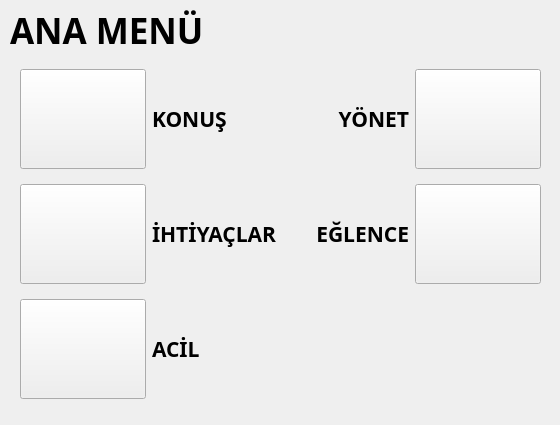
<?xml version="1.0" encoding="UTF-8"?>
<ui version="4.0">
 <class>MainWindow</class>
 <widget class="QWidget" name="MainWindow">
  <property name="windowModality">
   <enum>Qt::NonModal</enum>
  </property>
  <property name="geometry">
   <rect>
    <x>0</x>
    <y>0</y>
    <width>560</width>
    <height>425</height>
   </rect>
  </property>
  <property name="windowTitle">
   <string>MaM Sense</string>
  </property>
  <property name="windowIcon">
   <iconset>
    <normaloff>icons/MAMLOGO.png</normaloff>icons/MAMLOGO.png</iconset>
  </property>
  <widget class="QWidget" name="centralwidget" native="true">
   <property name="geometry">
    <rect>
     <x>0</x>
     <y>0</y>
     <width>560</width>
     <height>425</height>
    </rect>
   </property>
   <widget class="QWidget" name="gridLayoutWidget">
    <property name="geometry">
     <rect>
      <x>20</x>
      <y>60</y>
      <width>521</width>
      <height>351</height>
     </rect>
    </property>
    <layout class="QGridLayout" name="gridLayout">
     <item row="0" column="3">
      <widget class="QPushButton" name="manageButton">
       <property name="minimumSize">
        <size>
         <width>0</width>
         <height>100</height>
        </size>
       </property>
       <property name="text">
        <string/>
       </property>
       <property name="icon">
        <iconset>
         <normaloff>icons/go.png</normaloff>icons/go.png</iconset>
       </property>
       <property name="iconSize">
        <size>
         <width>32</width>
         <height>32</height>
        </size>
       </property>
      </widget>
     </item>
     <item row="0" column="1">
      <widget class="QLabel" name="label">
       <property name="font">
        <font>
         <family>Century Gothic</family>
         <pointsize>16</pointsize>
         <weight>75</weight>
         <bold>true</bold>
        </font>
       </property>
       <property name="text">
        <string>KONUŞ</string>
       </property>
      </widget>
     </item>
     <item row="0" column="0">
      <widget class="QPushButton" name="communicationButton">
       <property name="minimumSize">
        <size>
         <width>0</width>
         <height>100</height>
        </size>
       </property>
       <property name="text">
        <string/>
       </property>
       <property name="icon">
        <iconset>
         <normaloff>icons/go.png</normaloff>icons/go.png</iconset>
       </property>
       <property name="iconSize">
        <size>
         <width>32</width>
         <height>32</height>
        </size>
       </property>
      </widget>
     </item>
     <item row="1" column="0">
      <widget class="QPushButton" name="needsButton">
       <property name="minimumSize">
        <size>
         <width>0</width>
         <height>100</height>
        </size>
       </property>
       <property name="text">
        <string/>
       </property>
       <property name="icon">
        <iconset>
         <normaloff>icons/go.png</normaloff>icons/go.png</iconset>
       </property>
       <property name="iconSize">
        <size>
         <width>32</width>
         <height>32</height>
        </size>
       </property>
      </widget>
     </item>
     <item row="0" column="2">
      <widget class="QLabel" name="label_2">
       <property name="font">
        <font>
         <family>Century Gothic</family>
         <pointsize>16</pointsize>
         <weight>75</weight>
         <bold>true</bold>
        </font>
       </property>
       <property name="text">
        <string>YÖNET</string>
       </property>
       <property name="alignment">
        <set>Qt::AlignRight|Qt::AlignTrailing|Qt::AlignVCenter</set>
       </property>
      </widget>
     </item>
     <item row="1" column="1">
      <widget class="QLabel" name="label_5">
       <property name="font">
        <font>
         <family>Century Gothic</family>
         <pointsize>16</pointsize>
         <weight>75</weight>
         <bold>true</bold>
        </font>
       </property>
       <property name="text">
        <string>İHTİYAÇLAR</string>
       </property>
      </widget>
     </item>
     <item row="1" column="2">
      <widget class="QLabel" name="label_6">
       <property name="font">
        <font>
         <family>Century Gothic</family>
         <pointsize>16</pointsize>
         <weight>75</weight>
         <bold>true</bold>
        </font>
       </property>
       <property name="text">
        <string>EĞLENCE</string>
       </property>
       <property name="alignment">
        <set>Qt::AlignRight|Qt::AlignTrailing|Qt::AlignVCenter</set>
       </property>
      </widget>
     </item>
     <item row="1" column="3">
      <widget class="QPushButton" name="entertainmentButton">
       <property name="minimumSize">
        <size>
         <width>0</width>
         <height>100</height>
        </size>
       </property>
       <property name="text">
        <string/>
       </property>
       <property name="icon">
        <iconset>
         <normaloff>icons/go.png</normaloff>icons/go.png</iconset>
       </property>
       <property name="iconSize">
        <size>
         <width>32</width>
         <height>32</height>
        </size>
       </property>
      </widget>
     </item>
     <item row="2" column="0">
      <widget class="QPushButton" name="emergencyButton">
       <property name="minimumSize">
        <size>
         <width>0</width>
         <height>100</height>
        </size>
       </property>
       <property name="text">
        <string/>
       </property>
       <property name="icon">
        <iconset>
         <normaloff>icons/go.png</normaloff>icons/go.png</iconset>
       </property>
       <property name="iconSize">
        <size>
         <width>32</width>
         <height>32</height>
        </size>
       </property>
      </widget>
     </item>
     <item row="2" column="1">
      <widget class="QLabel" name="label_4">
       <property name="font">
        <font>
         <family>Century Gothic</family>
         <pointsize>16</pointsize>
         <weight>75</weight>
         <bold>true</bold>
        </font>
       </property>
       <property name="text">
        <string>ACİL</string>
       </property>
       <property name="alignment">
        <set>Qt::AlignLeading|Qt::AlignLeft|Qt::AlignVCenter</set>
       </property>
      </widget>
     </item>
    </layout>
   </widget>
   <widget class="QLabel" name="label_7">
    <property name="geometry">
     <rect>
      <x>10</x>
      <y>5</y>
      <width>240</width>
      <height>50</height>
     </rect>
    </property>
    <property name="font">
     <font>
      <family>Century Gothic</family>
      <pointsize>26</pointsize>
      <weight>75</weight>
      <bold>true</bold>
     </font>
    </property>
    <property name="styleSheet">
     <string notr="true"/>
    </property>
    <property name="text">
     <string>ANA MENÜ</string>
    </property>
   </widget>
  </widget>
 </widget>
 <resources/>
 <connections/>
</ui>
